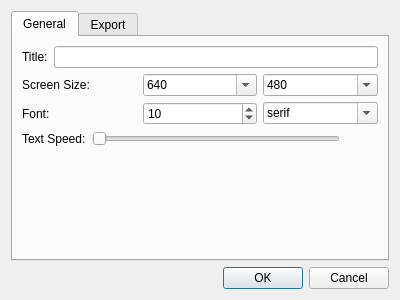
<?xml version="1.0" encoding="UTF-8"?>
<ui version="4.0">
 <class>NovelPropertiesDialog</class>
 <widget class="QDialog" name="NovelPropertiesDialog">
  <property name="geometry">
   <rect>
    <x>0</x>
    <y>0</y>
    <width>400</width>
    <height>300</height>
   </rect>
  </property>
  <property name="windowTitle">
   <string>Dialog</string>
  </property>
  <layout class="QVBoxLayout" name="verticalLayout">
   <item>
    <widget class="QTabWidget" name="tabWidget">
     <property name="currentIndex">
      <number>0</number>
     </property>
     <widget class="QWidget" name="tab">
      <attribute name="title">
       <string>General</string>
      </attribute>
      <layout class="QVBoxLayout" name="verticalLayout_2">
       <item>
        <layout class="QHBoxLayout" name="horizontalLayout">
         <item>
          <widget class="QLabel" name="label">
           <property name="text">
            <string>Title:</string>
           </property>
          </widget>
         </item>
         <item>
          <widget class="QLineEdit" name="titleEdit"/>
         </item>
        </layout>
       </item>
       <item>
        <layout class="QHBoxLayout" name="horizontalLayout_2">
         <item>
          <widget class="QLabel" name="label_2">
           <property name="text">
            <string>Screen Size:</string>
           </property>
          </widget>
         </item>
         <item>
          <widget class="QComboBox" name="widthCombo">
           <property name="editable">
            <bool>true</bool>
           </property>
           <item>
            <property name="text">
             <string>640</string>
            </property>
           </item>
           <item>
            <property name="text">
             <string>800</string>
            </property>
           </item>
           <item>
            <property name="text">
             <string>1024</string>
            </property>
           </item>
           <item>
            <property name="text">
             <string>1440</string>
            </property>
           </item>
           <item>
            <property name="text">
             <string>1600</string>
            </property>
           </item>
           <item>
            <property name="text">
             <string>1680</string>
            </property>
           </item>
          </widget>
         </item>
         <item>
          <widget class="QComboBox" name="heightCombo">
           <property name="editable">
            <bool>true</bool>
           </property>
           <item>
            <property name="text">
             <string>480</string>
            </property>
           </item>
           <item>
            <property name="text">
             <string>600</string>
            </property>
           </item>
           <item>
            <property name="text">
             <string>768</string>
            </property>
           </item>
           <item>
            <property name="text">
             <string>990</string>
            </property>
           </item>
           <item>
            <property name="text">
             <string>1200</string>
            </property>
           </item>
           <item>
            <property name="text">
             <string>1050</string>
            </property>
           </item>
          </widget>
         </item>
        </layout>
       </item>
       <item>
        <layout class="QHBoxLayout" name="horizontalLayout_3">
         <item>
          <widget class="QLabel" name="label_3">
           <property name="sizePolicy">
            <sizepolicy hsizetype="Preferred" vsizetype="Preferred">
             <horstretch>0</horstretch>
             <verstretch>0</verstretch>
            </sizepolicy>
           </property>
           <property name="text">
            <string>Font:</string>
           </property>
          </widget>
         </item>
         <item>
          <widget class="QSpinBox" name="fontSizeSpinner">
           <property name="toolTip">
            <string>Font size in pixels</string>
           </property>
           <property name="value">
            <number>10</number>
           </property>
          </widget>
         </item>
         <item>
          <widget class="QComboBox" name="fontFamilyChooser">
           <property name="toolTip">
            <string>Font family</string>
           </property>
           <property name="editable">
            <bool>true</bool>
           </property>
           <item>
            <property name="text">
             <string>serif</string>
            </property>
           </item>
           <item>
            <property name="text">
             <string>sans-serif</string>
            </property>
           </item>
           <item>
            <property name="text">
             <string>cursive</string>
            </property>
           </item>
           <item>
            <property name="text">
             <string>fantasy</string>
            </property>
           </item>
           <item>
            <property name="text">
             <string>monospace</string>
            </property>
           </item>
          </widget>
         </item>
        </layout>
       </item>
       <item>
        <layout class="QHBoxLayout" name="horizontalLayout_5">
         <item>
          <widget class="QLabel" name="textSpeedLabel">
           <property name="text">
            <string>Text Speed:</string>
           </property>
          </widget>
         </item>
         <item>
          <widget class="QSlider" name="textSpeedSlider">
           <property name="maximum">
            <number>100</number>
           </property>
           <property name="pageStep">
            <number>1</number>
           </property>
           <property name="orientation">
            <enum>Qt::Horizontal</enum>
           </property>
           <property name="invertedControls">
            <bool>false</bool>
           </property>
           <property name="tickPosition">
            <enum>QSlider::NoTicks</enum>
           </property>
           <property name="tickInterval">
            <number>0</number>
           </property>
          </widget>
         </item>
         <item>
          <widget class="QLabel" name="textSpeedValueLabel">
           <property name="minimumSize">
            <size>
             <width>32</width>
             <height>0</height>
            </size>
           </property>
           <property name="text">
            <string/>
           </property>
          </widget>
         </item>
        </layout>
       </item>
       <item>
        <spacer name="verticalSpacer">
         <property name="orientation">
          <enum>Qt::Vertical</enum>
         </property>
         <property name="sizeHint" stdset="0">
          <size>
           <width>20</width>
           <height>40</height>
          </size>
         </property>
        </spacer>
       </item>
      </layout>
     </widget>
     <widget class="QWidget" name="tab_2">
      <attribute name="title">
       <string>Export</string>
      </attribute>
      <layout class="QVBoxLayout" name="verticalLayout_3">
       <item>
        <layout class="QHBoxLayout" name="horizontalLayout_4">
         <item>
          <widget class="QLabel" name="label_4">
           <property name="text">
            <string>Engine Directory</string>
           </property>
          </widget>
         </item>
         <item>
          <widget class="QLineEdit" name="engineDirectoryEdit"/>
         </item>
         <item>
          <widget class="QPushButton" name="engineDirectoryButton">
           <property name="text">
            <string/>
           </property>
           <property name="icon">
            <iconset resource="media.qrc">
             <normaloff>:/media/document_open.png</normaloff>:/media/document_open.png</iconset>
           </property>
          </widget>
         </item>
        </layout>
       </item>
       <item>
        <spacer name="verticalSpacer_2">
         <property name="orientation">
          <enum>Qt::Vertical</enum>
         </property>
         <property name="sizeHint" stdset="0">
          <size>
           <width>20</width>
           <height>40</height>
          </size>
         </property>
        </spacer>
       </item>
      </layout>
     </widget>
    </widget>
   </item>
   <item>
    <widget class="QDialogButtonBox" name="buttonBox">
     <property name="orientation">
      <enum>Qt::Horizontal</enum>
     </property>
     <property name="standardButtons">
      <set>QDialogButtonBox::Cancel|QDialogButtonBox::Ok</set>
     </property>
    </widget>
   </item>
  </layout>
 </widget>
 <resources>
  <include location="media.qrc"/>
 </resources>
 <connections>
  <connection>
   <sender>buttonBox</sender>
   <signal>accepted()</signal>
   <receiver>NovelPropertiesDialog</receiver>
   <slot>accept()</slot>
   <hints>
    <hint type="sourcelabel">
     <x>248</x>
     <y>254</y>
    </hint>
    <hint type="destinationlabel">
     <x>157</x>
     <y>274</y>
    </hint>
   </hints>
  </connection>
  <connection>
   <sender>buttonBox</sender>
   <signal>rejected()</signal>
   <receiver>NovelPropertiesDialog</receiver>
   <slot>reject()</slot>
   <hints>
    <hint type="sourcelabel">
     <x>316</x>
     <y>260</y>
    </hint>
    <hint type="destinationlabel">
     <x>286</x>
     <y>274</y>
    </hint>
   </hints>
  </connection>
 </connections>
</ui>
